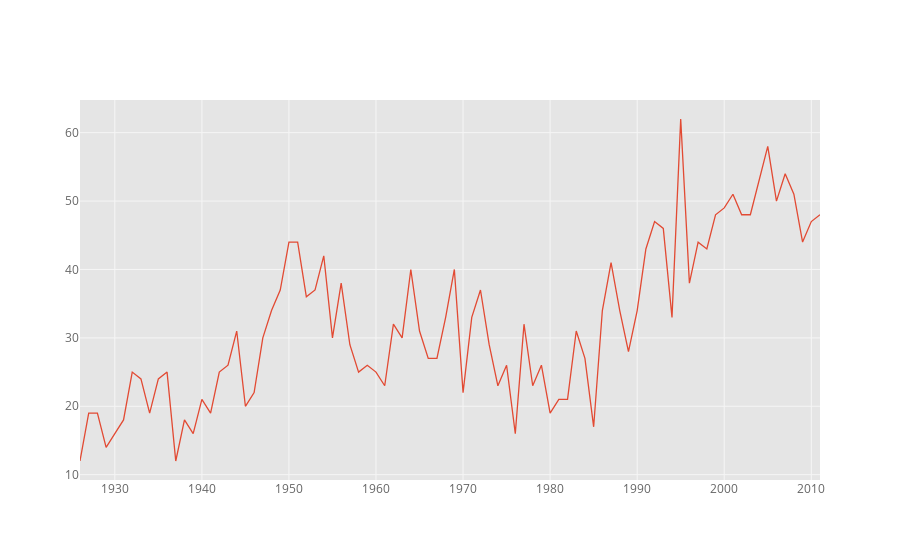

Notebook cell for this chart:
### Code cell
df2.iplot(kind='scatter', y='W', x ='year')

### Figure 1 — Plotly figure (JSON) as saved in the notebook; plotly's stock layout.template omitted (floating-point values rounded to 4 significant figures)
{"data": [{"line": {"color": "rgba(226, 74, 51, 1.0)", "dash": "solid", "shape": "linear", "width": 1.3}, "mode": "lines", "name": "W", "text": "", "type": "scatter", "x": [1926, 1927, 1928, 1929, 1930, 1931, 1932, 1933, 1934, 1935, 1936, 1937, 1938, 1939, 1940, 1941, 1942, 1943, 1944, 1945, 1946, 1947, 1948, 1949, 1950, 1951, 1952, 1953, 1954, 1955, 1956, 1957, 1958, 1959, 1960, 1961, 1962, 1963, 1964, 1965, 1966, 1967, 1968, 1969, 1970, 1971, 1972, 1973, 1974, 1975, 1976, 1977, 1978, 1979, 1980, 1981, 1982, 1983, 1984, 1985, 1986, 1987, 1988, 1989, 1990, 1991, 1992, 1993, 1994, 1995, 1996, 1997, 1998, 1999, 2000, 2001, 2002, 2003, 2005, 2006, 2007, 2008, 2009, 2010, 2011], "y": [12, 19, 19, 14, 16, 18, 25, 24, 19, 24, 25, 12, 18, 16, 21, 19, 25, 26, 31, 20, 22, 30, 34, 37, 44, 44, 36, 37, 42, 30, 38, 29, 25, 26, 25, 23, 32, 30, 40, 31, 27, 27, 33, 40, 22, 33, 37, 29, 23, 26, 16, 32, 23, 26, 19, 21, 21, 31, 27, 17, 34, 41, 34, 28, 34, 43, 47, 46, 33, 62, 38, 44, 43, 48, 49, 51, 48, 48, 58, 50, 54, 51, 44, 47, 48]}], "layout": {"legend": {"bgcolor": "#FFFFFF", "font": {"color": "#666666"}}, "paper_bgcolor": "#FFFFFF", "plot_bgcolor": "#E5E5E5", "title": {"font": {"color": "#151516"}}, "xaxis": {"gridcolor": "#F6F6F6", "showgrid": true, "tickfont": {"color": "#666666"}, "title": {"font": {"color": "#666666"}, "text": ""}, "zerolinecolor": "#F6F6F6"}, "yaxis": {"gridcolor": "#F6F6F6", "showgrid": true, "tickfont": {"color": "#666666"}, "title": {"font": {"color": "#666666"}, "text": ""}, "zerolinecolor": "#F6F6F6"}}}
